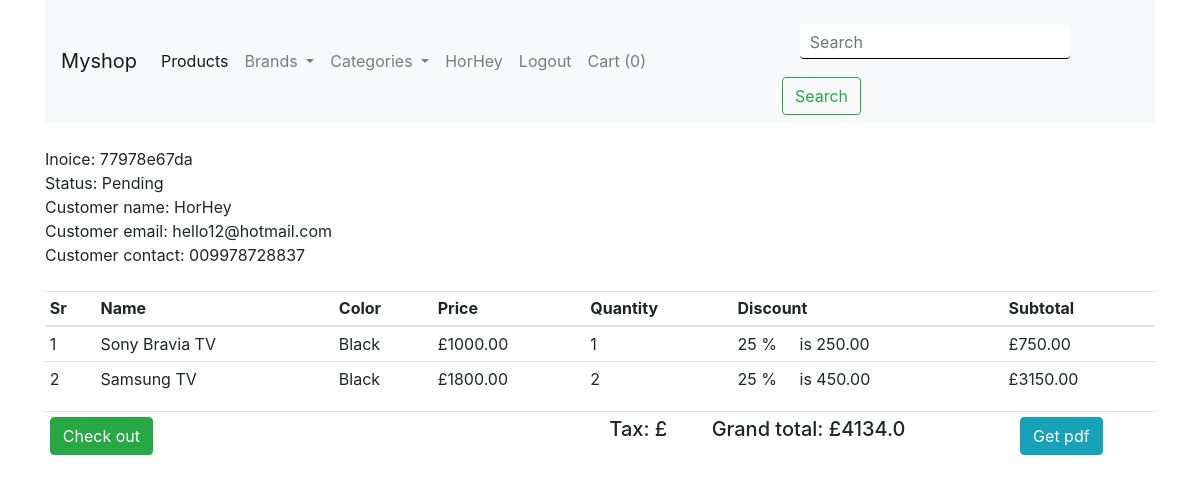
Screenshot of /myorder (signed in) with the database file from the repository.
### shop/customers/model.py (models this page shows, shortened)
class Register(db.Model, UserMixin):
    id = db.Column(db.Integer, primary_key= True)
    name = db.Column(db.String(50), unique= False)
    username = db.Column(db.String(50), unique= True)
    email = db.Column(db.String(50), unique= True)
    password = db.Column(db.String(200), unique= False)
    country = db.Column(db.String(50), unique= False)
    city = db.Column(db.String(50), unique= False)
    contact = db.Column(db.String(50), unique= False)
    address = db.Column(db.String(50), unique= False)
    zipcode = db.Column(db.String(50), unique= False)
    profile = db.Column(db.String(200), unique= False , default='profile.jpg')
    date_created = db.Column(db.DateTime, nullable=False, default=datetime.utcnow)

class CustomerOrder(db.Model):
    id = db.Column(db.Integer, primary_key=True)
    invoice = db.Column(db.String(20), unique=True, nullable=False)
    status = db.Column(db.String(20), default='Pending', nullable=False)
    customer_id = db.Column(db.Integer, unique=False, nullable=False)
    date_created = db.Column(db.DateTime, default=datetime.utcnow, nullable=False)
    orders = db.Column(JsonEcodedDict)

### shop/customers/routes.py (the view)
@app.route('/myorder')
@login_required
def myorders():
    if current_user.is_authenticated:
        grandTotal = 0
        subTotal = 0
        customer_id = current_user.id
        customer = Register.query.filter_by(id=customer_id).first()
        orders = CustomerOrder.query.filter_by(customer_id=customer_id).order_by(CustomerOrder.id.desc()).first()
        for key, product in orders.orders.items():
            discount = (product['discount']/100) * float(product['price'])
            subTotal += float(product['price']) * int(product['quantity'])
            subTotal -= discount
            tax = ("%.2f" % (.06 * float(subTotal)))
            grandTotal = float("%.2f" % (1.06 * subTotal))
    else:
        return redirect(url_for('customerLogin'))
    return render_template('myorder.html',grandTotal=grandTotal,customer=customer,orders=orders)

### shop/customers/model.py (called while the page is built)
@login_manager.user_loader
def user_loader(user_id):
    return Register.query.get(user_id)

    def process_result_value(self, value, dialect):
        if value is None:
            return {}
        else:
            return json.loads(value)

### shop/templates/myorder.html (shortened to what this page needs)
{% extends 'layout.html' %}
{% block content %}
{% include 'navbar.html' %}
<div class="container mt-4">
    <div class="row">
        <div class="col-md-12">
            Inoice: {{orders.invoice}}
            <br>
            Status: {{orders.status}}
            <br>
            Customer name: {{customer.name}}
            <br>
            Customer email: {{customer.email}}
            <br>
            Customer contact: {{customer.contact}}
            <br>
            <br>
        <table class="table table-sm">
            <thead>
                <th>Sr</th>
                <th>Name</th>
                <th>Color</th>
                <th>Price</th>
                <th>Quantity</th>
                <th>Discount</th>
                <th>Subtotal</th>
            </thead>
            <tbody>
                {% for key, product in orders.orders.items() %}
                {% set discount =(product.discount/100) * product.price|float %}
                <tr>
                    <td>{{loop.index}}</td>
                    <td>{{product.name}}</td>
                    <form action="{{url_for('updatecart', code=key)}}" method="post">
                    <td>
                        {{product.color|capitalize}}
                    </td>
                    <td>£{{"%.2f"|format(product.price)}}</td>
                    <td> {{product.quantity}} </td>
                    {% if product.discount  %}
                    <td>{{product.discount}} % &nbsp; &nbsp; is {{"%.2f"|format(discount)}}</td>
                    {% else %}
                    <td></td>
                    {% endif %}
                    {% set subtotal = product.quantity|int * product.price|float  %}
                    <td>£{{"%.2f"|format(subtotal - discount|round(1,'floor')) }}</td>
                </form>
                </tr>
                {% endfor %}
            </tbody>
        </table>
        <table class="table table-sm">
           <tr>
               <td> <a href="#" class="btn btn-success"> Check out </a> </td>
               <td width="35%"></td>
               <td> <h5>Tax: £{{tax}}</h5></td>
               <td> <h5>Grand total: £{{grandTotal}}</h3> </td>
                <td>
                    <form action="{{url_for('get_pdf', invoice=orders.invoice)}}" method="post">
                        <button type="submit" class="btn btn-info"> Get pdf</button>
                    </form>
                     </td>
           </tr>
        </table>
    </div>
  </div>
</div>
{% endblock content %}

### shop/templates/navbar.html (shortened to what this page needs)
<div class="container">
    <nav class="navbar navbar-expand-lg navbar-light bg-light">
        <a class="navbar-brand" href="/">Myshop</a>
        <div class="collapse navbar-collapse" id="navbarSupportedContent">
          <ul class="navbar-nav mr-auto">
            <li class="nav-item active">
              <a class="nav-link" href="/">Products <span class="sr-only">(current)</span></a>
            </li>
            <li class="nav-item dropdown">
              <a class="nav-link dropdown-toggle" href="#" id="navbarDropdown" role="button" data-toggle="dropdown" aria-haspopup="true" aria-expanded="false">
               Brands
              </a>
            </li>
            <li class="nav-item dropdown">
                <a class="nav-link dropdown-toggle" href="#" id="navbarDropdown" role="button" data-toggle="dropdown" aria-haspopup="true" aria-expanded="false">
                 Categories
                </a>
              </li>
             {% if current_user.is_authenticated %}
             <li class="nav-item">
              <a href="{{url_for('customer_logout')}}" class="nav-link">{{current_user.name}}</a>
            </li>
             <li class="nav-item">
               <a href="{{url_for('customer_logout')}}" class="nav-link"> Logout</a>
             </li>
            {% endif %}
              <li class="nav-item">
                <a href="{{url_for('getCart')}}" class="nav-link"> Cart ({{ session['Shoppingcart']|length }}) </a>
              </li>
          </ul>
          <form class="form-inline my-2 my-lg-0" action="{{url_for('result')}}">
            <input class="form-control mr-sm-2" type="search" placeholder="Search" aria-label="Search" name="q">
            <button class="btn btn-outline-success my-2 my-sm-0" type="submit">Search</button>
          </form>
        </div>
      </nav>
</div>

### shop/static/main.css (style rules this page uses)
body { padding: 0; background-color: ; }
.container { width:100%; }

### shop/static/profile.css (style rules this page uses)
body { margin: 0; }
a { color: black; }
input[type=search] { margin: 5%; width: 650px; height: 10%; background-color: white; padding-left: 10px; color:#303030; outline: none; border:none; border-bottom: 1px solid black; }

### rows the page displays
Register: name "HorHey", email "hello12@hotmail.com", contact "009978728837"
CustomerOrder: invoice "77978e67da", status "Pending"

### other values shown
{{ session['Shoppingcart']|length }} "0"
{{ product.name }} "Sony Bravia TV" "Samsung TV"
{{ product.color|capitalize }} "Black" "Black"
{{ "%.2f"|format(product.price) }} "1000.00" "1800.00"
{{ product.quantity }} "1" "2"
{{ product.discount }} "25" "25"
{{ "%.2f"|format(discount) }} "250.00" "450.00"
{{ "%.2f"|format(subtotal - discount|round(1,'floor')) }} "750.00" "3150.00"
{{ grandTotal }} "4134.0"
